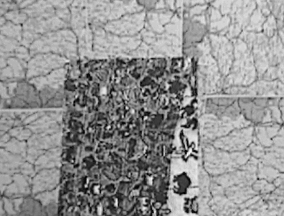
//> input picture Computer Vision/Victor/trabalho1/test1/dir.ppm, 284 x 216 px
$ ./kmeans 3 trabalho1/test1/dir.ppm trabalho1/test1/esq.ppm   (built with g++ and OpenCV 4)
//> lines starting //> are read from the running program, lines starting //| are printed output that depends on the picture
#include <iostream>
#include <cstdarg>
#include "opencv2/imgproc/imgproc.hpp"
#include "opencv2/highgui/highgui.hpp"

using namespace cv;
using namespace std;

#define sqr(a) (a)*(a)

// -----------------Codigo de Java-----------------

void copy(IplImage * src, IplImage * dst, int step, char flag){
	int i, j;
    for(i = 0; i < src->height; ++i){
		for(j = 0; j < src->width; ++j){
    		if(flag == 'v')
        		CV_IMAGE_ELEM(dst, uchar, step + i, j) = CV_IMAGE_ELEM(src, uchar, i, j);
        	else
        		CV_IMAGE_ELEM(dst, uchar, i, step + j) = CV_IMAGE_ELEM(src, uchar, i, j);
    	}
    }
}

IplImage * join(char flag, int esp, IplImage * base, int n, ... ){

	IplImage * join;
	if(flag == 'h')
		join = cvCreateImage(cvSize(base->width * (n + 1) + esp * n, base->height), base->depth, base->nChannels);
	else
		join = cvCreateImage(cvSize(base->width, base->height * (n + 1) + esp  * n), base->depth, base->nChannels);

	copy(base, join, 0, flag);

	const int dim = (flag == 'h') ? base->width : base->height;
	int passo = (flag == 'h') ? base->width : base->height;

	va_list args;
	va_start(args, n);
	for(int x = 0; x < n; x++){
        IplImage * im = va_arg(args, IplImage *);
        copy(im, join, passo + x * dim + esp * (x + 1), flag);
	}
    va_end(args);
	return join;
}

// ------------------------------------------------

void showWindow(string name, IplImage* img)
{
	cvNamedWindow(name.c_str(), CV_WINDOW_AUTOSIZE);
	cvShowImage(name.c_str(), img);
}

IplImage* kmeansColor(IplImage *img, int n, bool hide)
{
	int k[n][3],minimo, minIndex, sumK[n][3], *qntK, step = 0;
	bool change = false;
	IplImage * show = cvCreateImage(cvSize(img->width, img->height),IPL_DEPTH_8U,3);
	IplImage * means = cvCreateImage(cvSize(img->width, img->height),IPL_DEPTH_32S,1);

	for (int i = 0; i < n; i++)
	{
		// k[i] = 127.5 * i;
		// double temp = 255 * (i/n);
		k[i][0] = k[i][1] = k[i][2] = 127.5 * i;
		cout << "(" << k[i][0] << " " << k[i][1] << " " << k[i][2] << ") ";
	}

	do
	{
		qntK = (int*) calloc(n,sizeof(int));
		for (int i = 0; i < n; i++)
			sumK[i][0] = sumK[i][1] = sumK[i][2] = 0;

		step++;
		change = false;
		for (int i = 0; i < img->height; i++)
			for (int j = 0; j < img->width; j++)
			{
				minIndex = -1;
				minimo = INT_MAX;
				for (int l = 0; l < n; l++)
				{
					int temp = sqrt(sqr(CV_IMAGE_ELEM(img, uchar, i, j*3) - k[l][0]) +
							   		sqr(CV_IMAGE_ELEM(img, uchar, i, j*3+1) - k[l][1]) +
							   		sqr(CV_IMAGE_ELEM(img, uchar, i, j*3+2) - k[l][2]));
					if (temp < minimo)
					{
						minIndex = l;
						minimo = temp;
					}
				}

				sumK[minIndex][0] += CV_IMAGE_ELEM(img,uchar,i,j*3);
				sumK[minIndex][1] += CV_IMAGE_ELEM(img,uchar,i,j*3+1);
				sumK[minIndex][2] += CV_IMAGE_ELEM(img,uchar,i,j*3+2);
				qntK[minIndex]++;

				if (CV_IMAGE_ELEM(means, int, i, j) != minIndex)
				{
					change = true;
					CV_IMAGE_ELEM(means, int, i, j) = minIndex;
				}
			}

		for (int l = 0; l < n; l++)
			for (int j = 0; j < 3; j++)
			{
				double temp = (double) sumK[l][j] / qntK[l];
				k[l][j] = (int) temp;
			}

		cout << "Step: " << step << endl;
		for (int i = 0; i < means->height; i++)
			for (int j = 0; j < means->width; j++)
			{
				CV_IMAGE_ELEM(show, uchar, i, j*3) = k[CV_IMAGE_ELEM(means,int,i,j)][0];
				CV_IMAGE_ELEM(show, uchar, i, j*3+1) = k[CV_IMAGE_ELEM(means,int,i,j)][1];
				CV_IMAGE_ELEM(show, uchar, i, j*3+2) = k[CV_IMAGE_ELEM(means,int,i,j)][2];
			}

		while(!hide && cvWaitKey(10) < 0)
			showWindow("KMeansColor - Step", show);

	}while(change);

	destroyAllWindows();
	return show;
}

IplImage* kmeans(IplImage *img, int n, bool hide)
{
	int k[n],minimo, minIndex, *sumK, *qntK, step = 0;
	bool change = false;
	IplImage * show = cvCreateImage(cvSize(img->width, img->height),IPL_DEPTH_8U,1);
	IplImage * means = cvCreateImage(cvSize(img->width, img->height),IPL_DEPTH_32S,1);

	for (int i = 0; i < n; i++)
	{
		k[i] = 127.5 * i;
		cout << k[i] << " ";
		//double temp = 255 * (i/n);
		//k[i] = (int) temp;
	}
	cout << endl;

	do
	{
		sumK = (int*) calloc(n,sizeof(int));
		qntK = (int*) calloc(n,sizeof(int));

		step++;
		change = false;
		for (int i = 0; i < img->height; i++)
			for (int j = 0; j < img->width; j++)
			{
				minIndex = -1;
				minimo = INT_MAX;
				for (int l = 0; l < n; l++)
				{
					int temp = CV_IMAGE_ELEM(img, uchar, i, j) - k[l];
					temp *= temp;
					int t = CV_IMAGE_ELEM(img, uchar, i, j);
					if (temp < minimo)
					{
						minIndex = l;
						minimo = temp;
					}
				}
				sumK[minIndex] += CV_IMAGE_ELEM(img,uchar,i,j);
				qntK[minIndex]++;
				if (CV_IMAGE_ELEM(means, int, i, j) != k[minIndex])
				{
					change = true;
					CV_IMAGE_ELEM(means, int, i, j) = k[minIndex];
				}
			}

		for (int l = 0; l < n; l++)
		{
			double temp = (double) sumK[l] / qntK[l];
			k[l] = (int) temp;
		}

		cout << "Step: " << step << endl;
		for (int i = 0; i < means->height; i++)
			for (int j = 0; j < means->width; j++)
				CV_IMAGE_ELEM(show, uchar, i, j) = CV_IMAGE_ELEM(means,int,i,j);

		while(!hide && cvWaitKey(10) < 0)
			showWindow("KMeans - Step", show);

	}while(change);

	destroyAllWindows();
	return show;
}

int main(int argc, char ** argv)
{
	IplImage * img = NULL;     //aloca
    if(argc > 3 && (img  = cvLoadImage(argv[2],1)) != 0)
//> img is the input picture: 216 rows x 284 cols, CV_8UC3; min 2, max 251, mean 145.8
    // if(argc > 1 && (img  = cvLoadImage(argv[1],0)) != 0)
    {
    	bool hide = (argv[3][0] == 'f' || argv[3][0] == 'F')? true : false;
//> hide = false
    	cout << "Centros: " << atoi(argv[1]) << " | Hide? " << hide << endl;
//| Centros: 3 | Hide? 0
    	IplImage * meansColor = kmeansColor(img,atoi(argv[1]),hide);
//> the loop in kmeansColor, `for (int i = 0; i < img->height; i++)` made 216 passes
//> (minIndex, minimo) on passes 1 to 3: (1, 105), (1, 105), (1, 103)
//> after the loop in kmeansColor, `for (int i = 0; i < img->height; i++)`:
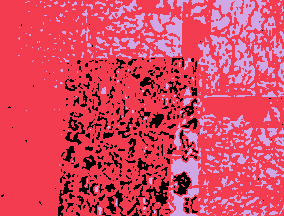
//> means: 216 rows x 284 cols, CV_32SC1; 3 distinct labels, from 0 to 2; one colour per label, 0 black
//> after the loop in kmeansColor, `for (int i = 0; i < img->height; i++)`: minIndex = 1; minimo = 105; change = true
//> after the loop in kmeansColor, `for (int i = 0; i < means->height; i++)`:
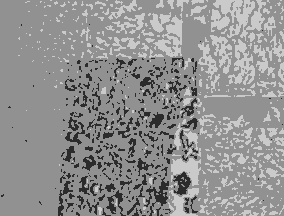
//> show: 216 rows x 284 cols, CV_8UC3; min 43, max 202, mean 145.6
//> the Esc key is pressed
//> after the loop in kmeansColor, `do`:
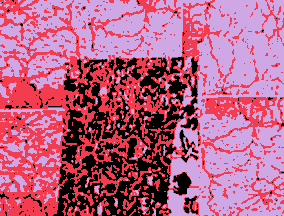
//> means: 216 rows x 284 cols, CV_32SC1; 3 distinct labels, from 0 to 2; one colour per label, 0 black
//> after the loop in kmeansColor, `do`:
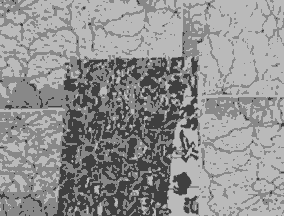
//> show: 216 rows x 284 cols, CV_8UC3; min 63, max 186, mean 145.4
        img = cvLoadImage(argv[2],0);
//> img: 216 rows x 284 cols, CV_8UC1
        IplImage * means = kmeans(img,atoi(argv[1]),hide);
//> the loop in kmeans, `for (int i = 0; i < img->height; i++)` made 216 passes
//> (minIndex, minimo) on passes 1 to 3: (1, 3721), (1, 3721), (1, 3600)
//> after the loop in kmeans, `for (int i = 0; i < img->height; i++)`:
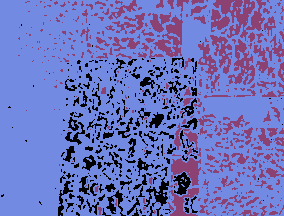
//> means: 216 rows x 284 cols, CV_32SC1; 3 distinct labels, from 0 to 255; one colour per label, 0 black
//> after the loop in kmeans, `for (int i = 0; i < img->height; i++)`: minIndex = 1; minimo = 3721; change = true
//> the loop in kmeans, `for (int l = 0; l < n; l++)` made 3 passes
//> after the loop in kmeans, `for (int i = 0; i < means->height; i++)`:
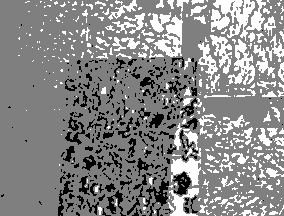
//> show: 216 rows x 284 cols, CV_8UC1; min 0, max 255, mean 137.2
//> the Esc key is pressed
//> after the loop in kmeans, `do`:
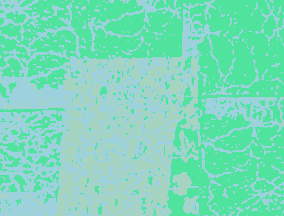
//> means: 216 rows x 284 cols, CV_32SC1; 3 distinct labels, from 63 to 186; one colour per label, 0 black
        // IplImage * res = join('h',10,img,2,means,meansColor);

        while (cvWaitKey(5) < 0)
        {
//> the Esc key is pressed
	        showWindow("Img", img);
	     	showWindow("KMeans", means);
	        showWindow("KMeansColor", meansColor);
        }
        destroyAllWindows();
        cvReleaseImage(&img);
        cvReleaseImage(&means);
        cvReleaseImage(&meansColor);
        // cvReleaseImage(&res);
    }
}
